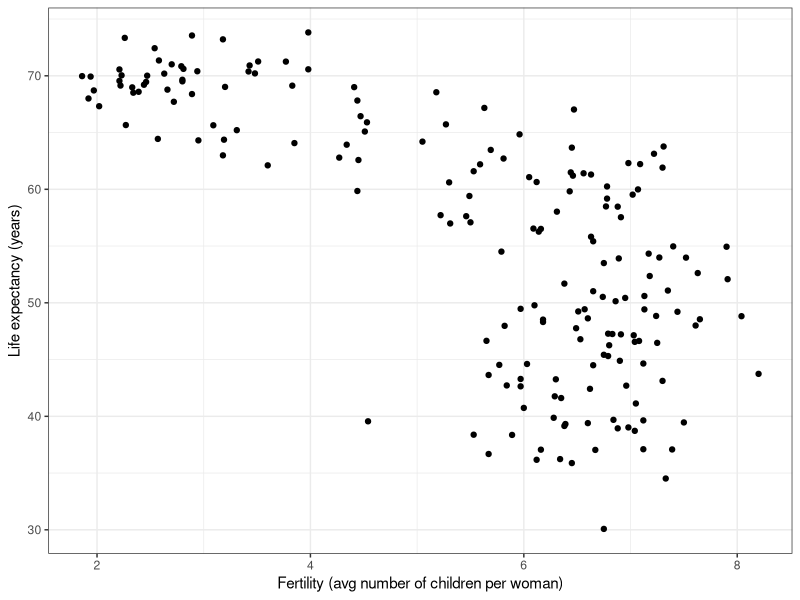
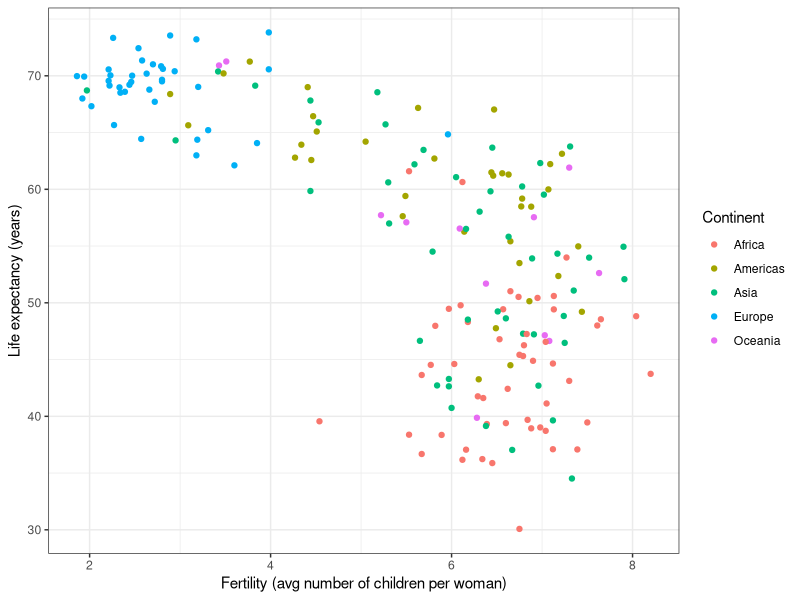
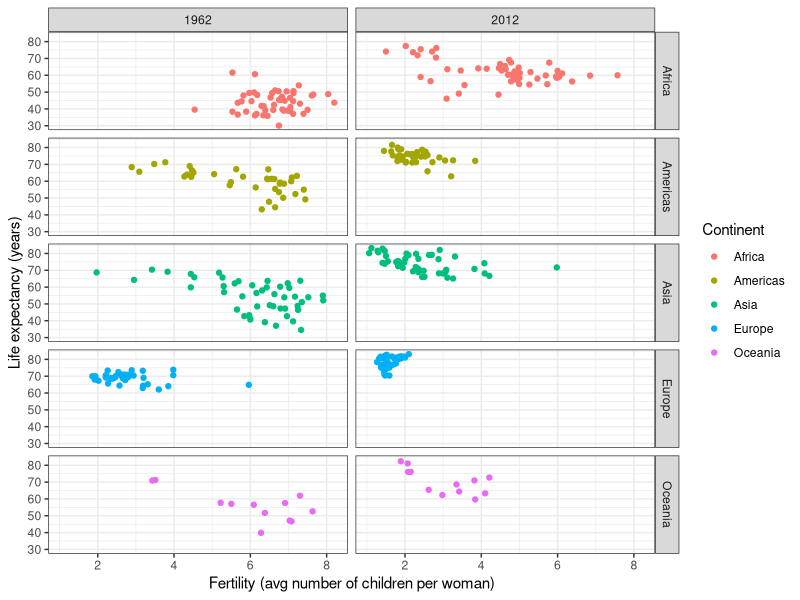
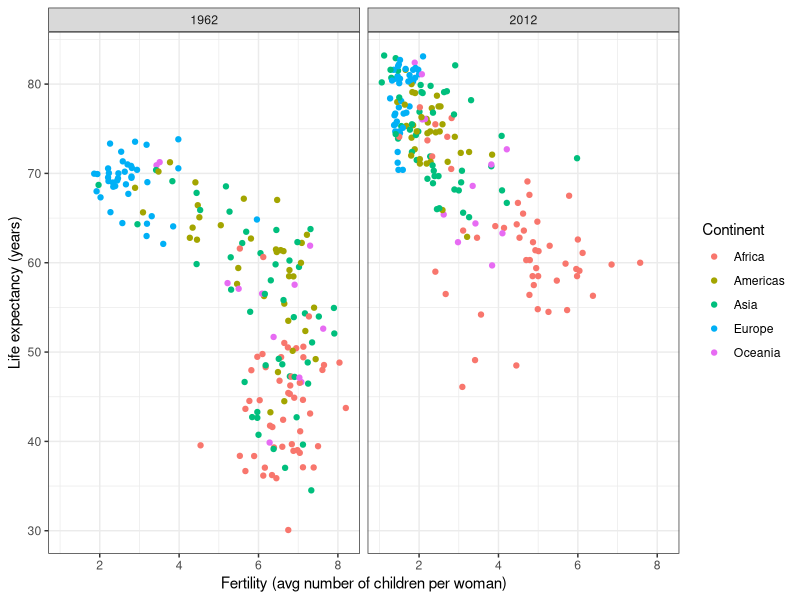
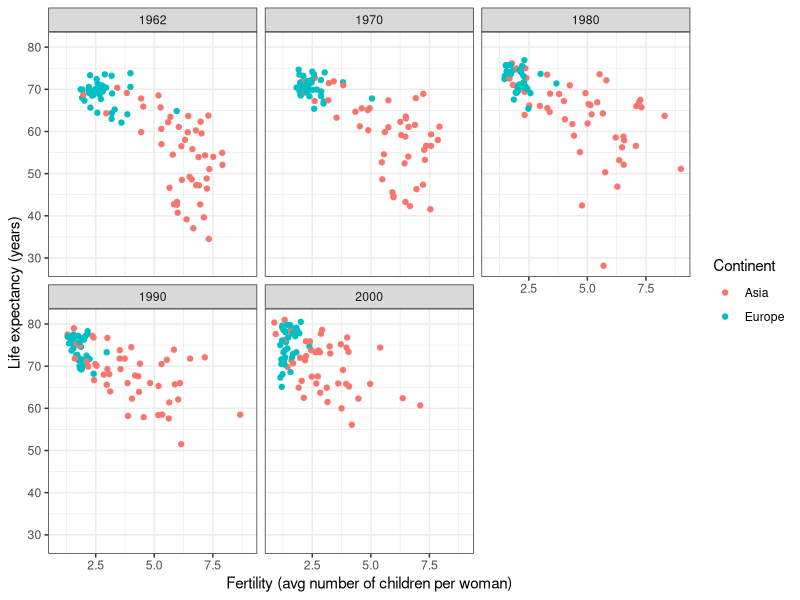
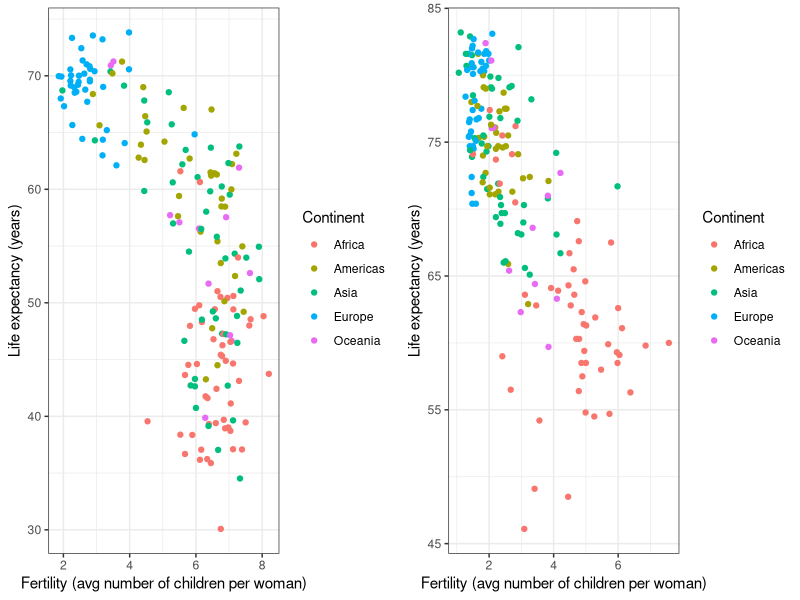
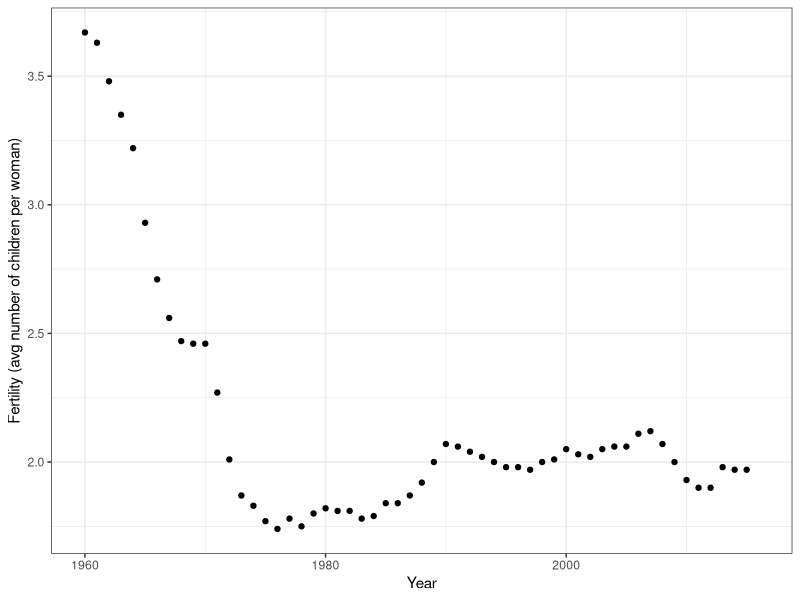
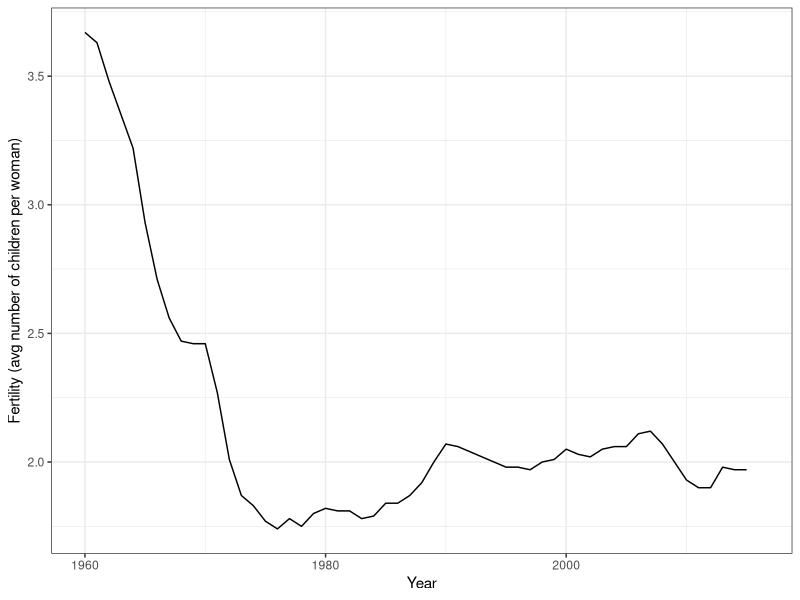

The R source for these figures, in order:
## ---- chunk 1
knitr::opts_chunk$set(echo = TRUE)
## ---- chunk 2
library(dslabs)
data(gapminder)
head(gapminder)
## ---- chunk 3
library(tidyverse)
gapminder %>% filter(year == 2015 & country %in% c("Sri Lanka","Turkey")) %>% 
              select(country, infant_mortality)
## ---- chunk 4
comp_table <- tibble(comparison = rep(1:5, each = 2),
              country = c("Sri Lanka", "Turkey", "Poland", "South Korea", "Malaysia", "Russia", "Pakistan","Vietnam","Thailand","South Africa"))

tmp <- gapminder %>% filter(year == 2015) %>% 
                     select(country, infant_mortality) %>% 
                     mutate(country = as.character(country)) ##to match characters to characters
  
tab <- inner_join(comp_table, tmp, by = "country") %>% select(-comparison)
  
bind_cols(slice(tab,seq(1,9,2)), slice(tab,seq(2,10,2))) %>% knitr::kable(col.names = c('Country_1', 'Infant_Mortality_1', 'Country_2', 'Infant_Mortality_2'))
## ---- chunk 5
ds_theme_set()

gapminder %>% filter(year == 1962) %>%
  ggplot(aes(fertility, life_expectancy)) +
  geom_point() +
  ylab("Life expectancy (years)") + 
  xlab("Fertility (avg number of children per woman)")
## ---- chunk 6
filter(gapminder, year == 1962) %>%
  ggplot(aes(fertility, life_expectancy, color = continent)) +
  geom_point() +
  xlab("Fertility (avg number of children per woman)") +
  ylab("Life expectancy (years)") + 
  scale_color_discrete(name = "Continent")
## ---- chunk 7
gapminder %>% filter(year %in% c(1962, 2012)) %>%
  ggplot(aes(fertility, life_expectancy, color = continent)) +
  geom_point() +
  facet_grid(continent~year) +
  xlab("Fertility (avg number of children per woman)") +
  ylab("Life expectancy (years)") + 
  scale_color_discrete(name = "Continent")
## ---- chunk 8
filter(gapminder, year %in% c(1962, 2012)) %>%
  ggplot(aes(fertility, life_expectancy, color = continent)) +
  geom_point() +
  facet_grid(. ~ year) +
  xlab("Fertility (avg number of children per woman)") +
  ylab("Life expectancy (years)") + 
  scale_color_discrete(name = "Continent")
## ---- chunk 9
years <- c(1962, 1970, 1980, 1990, 2000)
continents <- c("Europe", "Asia")
gapminder %>% 
  filter(year %in% years & continent %in% continents) %>%
  ggplot(aes(fertility, life_expectancy, color = continent)) +
  geom_point() +
  facet_wrap(. ~ year)  +
  xlab("Fertility (avg number of children per woman)") +
  ylab("Life expectancy (years)") + 
  scale_color_discrete(name = "Continent")
## ---- chunk 10
library(gridExtra)
p1 <- filter(gapminder, year == 1962) %>%
  ggplot(aes(fertility, life_expectancy, col = continent)) +
  geom_point()  +
  xlab("Fertility (avg number of children per woman)") +
  ylab("Life expectancy (years)") + 
  scale_color_discrete(name = "Continent")

p2 <- filter(gapminder, year == 2012) %>%
  ggplot(aes(fertility, life_expectancy, col = continent)) +
  geom_point()  +
  xlab("Fertility (avg number of children per woman)") +
  ylab("Life expectancy (years)") + 
  scale_color_discrete(name = "Continent")

grid.arrange(p1, p2, ncol = 2)
## ---- chunk 11
gapminder %>% filter(country == "United States") %>% 
  ggplot(aes(year, fertility)) +
  geom_point() +
  xlab("Year") +
  ylab("Fertility (avg number of children per woman)")
## ---- chunk 12
gapminder %>% filter(country == "United States") %>% 
  ggplot(aes(year, fertility)) +
  geom_line() +
  #geom_point() +
  xlab("Year") +
  ylab("Fertility (avg number of children per woman)")
## ---- chunk 13
countries <- c("South Korea", "Germany")
gapminder %>% filter(country %in% countries) %>% 
  ggplot(aes(year,fertility)) +
  geom_line() +
  xlab("Year") +
  ylab("Fertility (avg number of children per woman)")
## ---- chunk 14
countries <- c("South Korea", "Germany")
gapminder %>% filter(country %in% countries) %>% 
  ggplot(aes(year, fertility, group = country)) +
  geom_line() +
  xlab("Year") +
  ylab("Fertility (avg number of children per woman)")
## ---- chunk 15
countries <- c("South Korea", "Germany")
gapminder %>% filter(country %in% countries) %>% 
  ggplot(aes(year, fertility, color = country)) +
  geom_line() +
  xlab("Year") +
  ylab("Fertility (avg number of children per woman)") + 
  scale_color_discrete(name = "Country")
## ---- chunk 16
labels <- data.frame(country = countries, x = c(1975, 1965), y = c(5, 2.75))

gapminder %>% filter(country %in% countries) %>% 
  ggplot(aes(year, fertility, color = country)) +
  geom_line() +
  geom_text(data = labels, aes(x, y, label = country), size = 5) +
  theme(legend.position = "none") +
  xlab("Year") +
  ylab("Fertility (avg number of children per woman)")
## ---- chunk 17
gapminder <- gapminder %>% 
  mutate(dollars_per_day = gdp/population/365)
## ---- chunk 18
past_year <- 1970
gapminder %>% 
  filter(year == past_year & !is.na(gdp)) %>%
  ggplot(aes(dollars_per_day)) + 
  geom_histogram(binwidth = 1, color = "black", fill = "blue") +
  xlab("Dollars per day") +
  ylab("Number of countries")
## ---- chunk 19
gapminder %>% 
  filter(year == past_year & !is.na(gdp)) %>%
  ggplot(aes(log2(dollars_per_day))) + 
  geom_histogram(binwidth = 1, color = "black") +
  xlab("Dollars per day (log2 scale)") +
  ylab("Number of countries")
## ---- chunk 20
gapminder %>% filter(year == past_year) %>%
  ggplot(aes(log10(population))) +
  geom_histogram(binwidth = 0.5, color = "black") +
  xlab("Population (log10 scale)") +
  ylab("Number of countries")
## ---- chunk 21
gapminder %>% 
  filter(year == past_year & !is.na(gdp)) %>%
  ggplot(aes(dollars_per_day)) + 
  geom_histogram(binwidth = 1, color = "black") +
  scale_x_continuous(trans = "log2") +
  xlab("Dollars per day") +
  ylab("Number of countries")
## ---- chunk 22
present_year <- 2010
past_year <- 1970

west <- c("Western Europe","Northern Europe","Southern Europe",
          "Northern America","Australia and New Zealand")

gapminder <- gapminder %>% 
  mutate(group = case_when(
    region %in% west ~ "The West",
    region %in% "Northern Africa" ~ "Northern Africa",
    region %in% c("Eastern Asia", "South-Eastern Asia") ~ "East Asia",
    region == "Southern Asia"~ "Southern Asia",
    region %in% c("Central America", "South America", "Caribbean") ~ "Latin America",
    continent == "Africa" & region != "Northern Africa" ~ "Sub-Saharan Africa",
    region %in% c("Melanesia", "Micronesia", "Polynesia") ~ "Pacific Islands"))
## ---- chunk 23
surv_income <- gapminder %>% 
  filter(year %in% present_year & !is.na(gdp) & !is.na(infant_mortality) & !is.na(group)) %>%
  group_by(group) %>%
  summarize(income = sum(gdp)/sum(population)/365,
            infant_survival_rate = 1-sum(infant_mortality/1000*population)/sum(population)) 

surv_income %>% arrange(income)
## ---- chunk 24
surv_income %>% ggplot(aes(income, infant_survival_rate, label = group, color = group)) +
  scale_x_continuous(trans = "log2", limit = c(0.25, 150)) +
  scale_y_continuous(trans = "logit", limit = c(0.875, .9981), 
                     breaks = c(.85,.90,.95,.99,.995,.998)) +
  geom_label(size = 3, show.legend = FALSE) +
  xlab("Dollars per day") +
  ylab("Infant survival rate")
## ---- chunk 25
library(ggrepel)
highlight <- c("Sierra Leone", "Mauritius",  "Sudan", "Botswana", "Tunisia",
               "Cambodia","Singapore","Chile", "Haiti", "Bolivia",
               "United States","Sweden", "Angola", "Serbia")

gapminder %>% filter(year %in% present_year & !is.na(gdp) & !is.na(infant_mortality) & !is.na(group) ) %>%
  ggplot(aes(dollars_per_day, 1 - infant_mortality/1000, color = group, label = country)) +
  scale_x_continuous(trans = "log2", limits=c(0.25, 150)) +
  scale_y_continuous(trans = "logit",limit=c(0.875, .9981),
                     breaks=c(.85,.90,.95,.99,.995,.998)) + 
  geom_point(alpha = 0.5, size = 3) +
  geom_text_repel(size = 4, show.legend = FALSE,
    data = filter(gapminder, (year %in% present_year) & (country %in% highlight))) +
  xlab("Dollars per day") +
  ylab("Infant survival rate") +
  scale_color_discrete(name = "Region")
## ---- chunk 26
# Your code here
## ---- chunk 27
# Your code here
## ---- chunk 28
# Your code here
## ---- chunk 29
# Your code here
## ---- chunk 30
# Your code here
## ---- chunk 31
# Your code here
## ---- chunk 32

## ---- chunk 33
# Your code here
## ---- chunk 34
library(dslabs)
library(tidyverse)
data(gapminder)

gapminder %>% filter(year == 1980) %>%
  ggplot(aes(x = fertility)) +
  geom_histogram(fill = "orange", 
                 color = "turquoise", 
                 bins = 20) +
  xlab("Fertility") +
  ylab("Number of countries")
## ---- chunk 35
data("airquality")

airquality %>% 
  mutate(Month = factor(Month, labels = month.abb[5:9])) %>%
  ggplot(aes(Temp, Ozone, color = Month)) +
  geom_point() +
  labs(title = "Ozone vs Temperature (NYC, 1973)",
       x = "Temperature (F)", 
       y = "Ozone (ppb)", 
       color = "Month")
## ---- chunk 36
airquality %>% 
  mutate(Month = factor(Month, labels = month.abb[5:9])) %>%
  ggplot(aes(Wind, Ozone, color = Month)) +
  geom_point() +
  facet_grid(. ~ Month) +
  labs(title = "Ozone vs Wind across months (NYC, 1973)",
       x = "Wind (mph)", 
       y = "Ozone (ppb)") +
  guides(color = "none") # Remove legend for color since not needed
## ---- chunk 37
airquality %>% 
  mutate(Month = factor(Month, labels = month.abb[5:9])) %>%
  ggplot(aes(y = Temp, x = Month, color = Month)) +
  geom_boxplot() +
  labs(title = "Temperarture across months (NYC, 1973)",
       y = "Temperature (F)") +
  guides(color = "none") # Remove legend for color since not needed
## ---- chunk 38
library(gridExtra)

# Raw scale
g1 <- airquality %>%
  ggplot(aes(Solar.R)) +
  geom_histogram(color = "black", 
                 fill = "steelblue", 
                 na.rm = TRUE) +
  labs(title = "Solar Radiation (raw)", 
       x = "Solar.R", 
       y = "Count")

# Log10 scale (scale, not transformed data)
g2 <- airquality %>%
  ggplot(aes(Solar.R)) +
  geom_histogram(color = "black", 
                 fill = "tan", 
                 na.rm = TRUE) +
  scale_x_log10() +
  labs(title = "Solar Radiation (log10 x-scale)",
       x = "Solar.R (log10 scale)", 
       y = "Count")

grid.arrange(g1, g2, nrow = 1)
## ---- chunk 39
data(economics, package = "ggplot2")

# (a) Points
p_pts <- ggplot(economics, aes(date, unemploy)) +
  geom_point() +
  labs(title = "US Unemployment (points)", x = "Date", y = "Unemployed (thousands)")

# (b) Lines
p_lin <- ggplot(economics, aes(date, unemploy)) +
  geom_line() +
  labs(title = "US Unemployment (line)", x = "Date", y = "Unemployed (thousands)")

grid.arrange(p_pts, p_lin)
## ---- chunk 40
data(economics_long, package = "ggplot2")

econ2 <- economics_long %>% 
  filter(variable %in% c("unemploy", "psavert"))

econ2 %>% 
  ggplot(aes(date, value, color = variable)) +
  geom_line() +
  facet_grid(variable ~ ., scales = "free_y") +
  labs(title = "Two series over time (faceted)", 
       x = "Date", 
       y = "Value", 
       color = "Series")
## ---- chunk 41
data(economics_long, package = "ggplot2")

econ2 <- economics_long %>% 
  filter(variable %in% c("unemploy", "psavert"))

econ2 %>% 
  ggplot(aes(date, value, color = variable)) +
  geom_line() +
  facet_wrap(~ variable, scales = "free_y", ncol = 1) +
  labs(title = "Two series over time (faceted)", 
       x = "Date", 
       y = "Value", 
       color = "Series")
## ---- chunk 42
prop_tbl <- airquality %>%
  mutate(high_oz = !is.na(Ozone) & Ozone >= 100,
         Month = as.integer(Month)) %>%
  group_by(Month) %>%
  summarise(prop_high = mean(high_oz, na.rm = TRUE),
            mean_temp = mean(Temp, na.rm = TRUE))

prop_tbl

prop_tbl %>% 
  ggplot(aes(mean_temp, prop_high, label = month.abb[5:9], color = Month)) +
  geom_point(size = 3) +
  geom_text(vjust = 1.5) +
  theme(legend.position = "none") +
  labs(title = "Mean temperature vs proportion of high-ozone days",
       x = "Mean Temp (F)", 
       y = "Proportion of days with Ozone ≥ 100")
